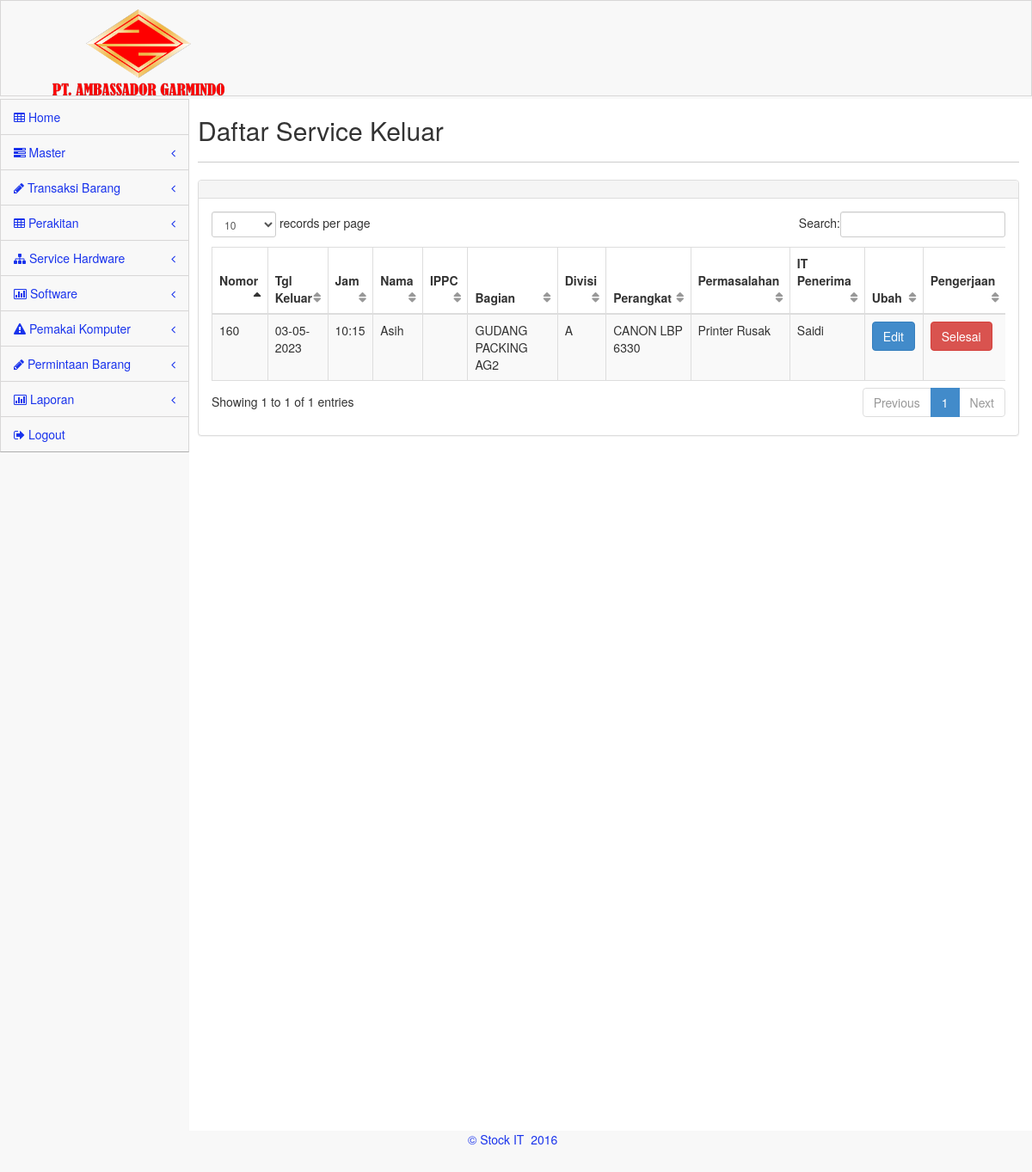
Page /user.php?menu=serviceluar on the committed database.
### tables this page shows
CREATE TABLE `service` (
  `nomor` int(11) NOT NULL,
  `tgl` char(10) default NULL,
  `jam` char(5) default NULL,
  `nama` char(30) default NULL,
  `bagian` char(30) default NULL,
  `divisi` char(1) default NULL,
  `perangkat` char(50) default NULL,
  `kasus` char(250) default NULL,
  `penerima` char(30) default NULL,
  `tgl2` char(10) default NULL,
  `jam2` char(5) default NULL,
  `teknisi` char(30) default NULL,
  `tindakan` char(250) default NULL,
  `luar` char(30) default NULL,
  `tgl3` char(10) default NULL,
  `jam3` char(5) default NULL,
  `tindakan2` char(250) default NULL,
  `status` varchar(10) NOT NULL,
  `ippc` varchar(20) NOT NULL,
  `noprinter` char(60) NOT NULL,
  `ket` varchar(2) NOT NULL,
  `statup` char(30) NOT NULL,
  `keterangan` varchar(250) NOT NULL,
  `tglRequest` char(10) default NULL,
  `svc_kat` char(20) default NULL,
  KEY `_WA_Sys_nomor_38996AB5` USING BTREE (`nomor`),
  KEY `_WA_Sys_tgl_38996AB5` USING BTREE (`tgl`),
  KEY `_WA_Sys_jam_38996AB5` USING BTREE (`jam`),
  KEY `_WA_Sys_nama_38996AB5` USING BTREE (`nama`),
  KEY `_WA_Sys_bagian_38996AB5` USING BTREE (`bagian`),
  KEY `_WA_Sys_divisi_38996AB5` USING BTREE (`divisi`),
  KEY `_WA_Sys_perangkat_38996AB5` USING BTREE (`perangkat`),
  KEY `_WA_Sys_kasus_38996AB5` USING BTREE (`kasus`),
  KEY `_WA_Sys_penerima_38996AB5` USING BTREE (`penerima`),
  KEY `_WA_Sys_tgl2_38996AB5` USING BTREE (`tgl2`),
  KEY `_WA_Sys_jam2_38996AB5` USING BTREE (`jam2`),
  KEY `_WA_Sys_teknisi_38996AB5` USING BTREE (`teknisi`),
  KEY `_WA_Sys_tindakan_38996AB5` USING BTREE (`tindakan`),
  KEY `_WA_Sys_luar_38996AB5` USING BTREE (`luar`),
  KEY `_WA_Sys_tgl3_38996AB5` USING BTREE (`tgl3`),
  KEY `_WA_Sys_jam3_38996AB5` USING BTREE (`jam3`),
  KEY `_WA_Sys_tindakan2_38996AB5` USING BTREE (`tindakan2`)
);

### aplikasi/serviceluar.php (the view, shortened to what this page needs)
        <div class="inner">
            <div class="row">
                <div class="col-lg-12">
                    <h2>Daftar Service Keluar</h2>
                </div>
            </div>
            <hr />
            <div class="row">
            <div class="col-lg-12">
                <div class="panel panel-default">
                    <div class="panel-heading">
                    </div>
                    <div class="panel-body">
                        <div class="table-responsive" style='overflow: scroll;'>
                            <table class="table table-striped table-bordered table-hover" id="dataTables-example">
                                <thead>
                                    <tr>
						<th>Nomor</th>
						  <th>Tgl Keluar</th>
						 <th>Jam</th>
                                        <th>Nama</th>
                                        <th>IPPC</th>
                                        <th>Bagian</th>
							<th>Divisi</th>
							<th>Perangkat</th>
							<th>Permasalahan</th>
							<th>IT Penerima</th>
							<th>Ubah</th>
							<th>Pengerjaan</th>
                                    </tr>
                                </thead>
                                <tbody>
                                   <?$sql = mysql_query("SELECT * FROM service where status='proses' ");
if(mysql_num_rows($sql) > 0){
while($data = mysql_fetch_array($sql)){
	$tgl2=$data['tgl2'];
$jam=$data['jam'];
$nama=$data['nama'];
$ippc=$data['ippc'];
$bagian=$data['bagian'];
$divisi=$data['divisi'];
$perangkat=$data['perangkat'];
$kasus=$data['kasus'];
	$nomor=$data['nomor'];
$penerima=$data['penerima'];
?>
                                    <tr class="gradeC">
							<td><? echo $nomor ?></td>
						<td><? echo $tgl2 ?></td>
					<td><? echo $jam ?></td>
                                        <td><? echo $nama ?></td>
                                        <td><? echo $ippc?></td>
                                        <td><? echo $bagian ?></td>
							<td><? echo $divisi ?></td>
							<td><? echo $perangkat ?></td>
							<td><? echo $kasus ?></td>
							<td><? echo $penerima ?></td>
							 <td class="center">
							<button class="btn btn-primary" value='<?php echo $nomor; ?>' data-toggle="modal"  data-target="#newReggg" onclick="new send(this.value)">
                            Edit
                        </button>
							</td>
							 <td class="center"><button class="btn btn-danger" value='<?php echo $nomor; ?>' data-toggle="modal"  data-target="#newReg" onclick="new sendRequest(this.value)">
                           Selesai
                        </button> </td>
                                    </tr>
            <?}}?>
                                </tbody>
                            </table>
                        </div>
                    </div>
                </div>
            </div>
        </div>
			   	   <div class="col-lg-12">
                </div>
   <div class="col-lg-12">
                </div>

### assets/css/main.css (style rules this page uses)
@media (min-width: 768px) { html, body { height: 100%; } }
body.padTop53 { padding-top: 115px; overflow: visible; }
@media (min-width: 802px) { body.padTop53 { padding-top: 115px; } }
.inner { position: relative; min-height: 1px; padding-right: 15px; padding-left: 10px; background: #fff; border: 0px solid #e4e4e4; min-height:1200px; }
@media (min-width: 768px) { .inner { float: left; width: 100%; } }
.inner .row { margin-right: -15px; margin-left: -15px; }
.inner hr { margin-top: 10px; border-top-color: #ccc; }

### assets/css/MoneAdmin.css (style rules this page uses)
body { background-color: #f8f8f8; }
table.dataTable thead .sorting, table.dataTable thead .sorting_asc:after, table.dataTable thead .sorting_desc, table.dataTable thead .sorting_asc_disabled, table.dataTable thead .sorting_desc_disabled { background: transparent; }
table.dataTable thead .sorting_asc:after { content: "\f0de"; float: right; font-family: fontawesome; }
table.dataTable thead .sorting:after { content: "\f0dc"; float: right; font-family: fontawesome; color: rgba(50,50,50,.5); }

### rows in the picture
service: nomor "160", tgl2 "03-05-2023", jam "10:15", nama "Asih", bagian "GUDANG PACKING AG2", divisi "A", perangkat "CANON LBP 6330", kasus "Printer Rusak", penerima "Saidi"
